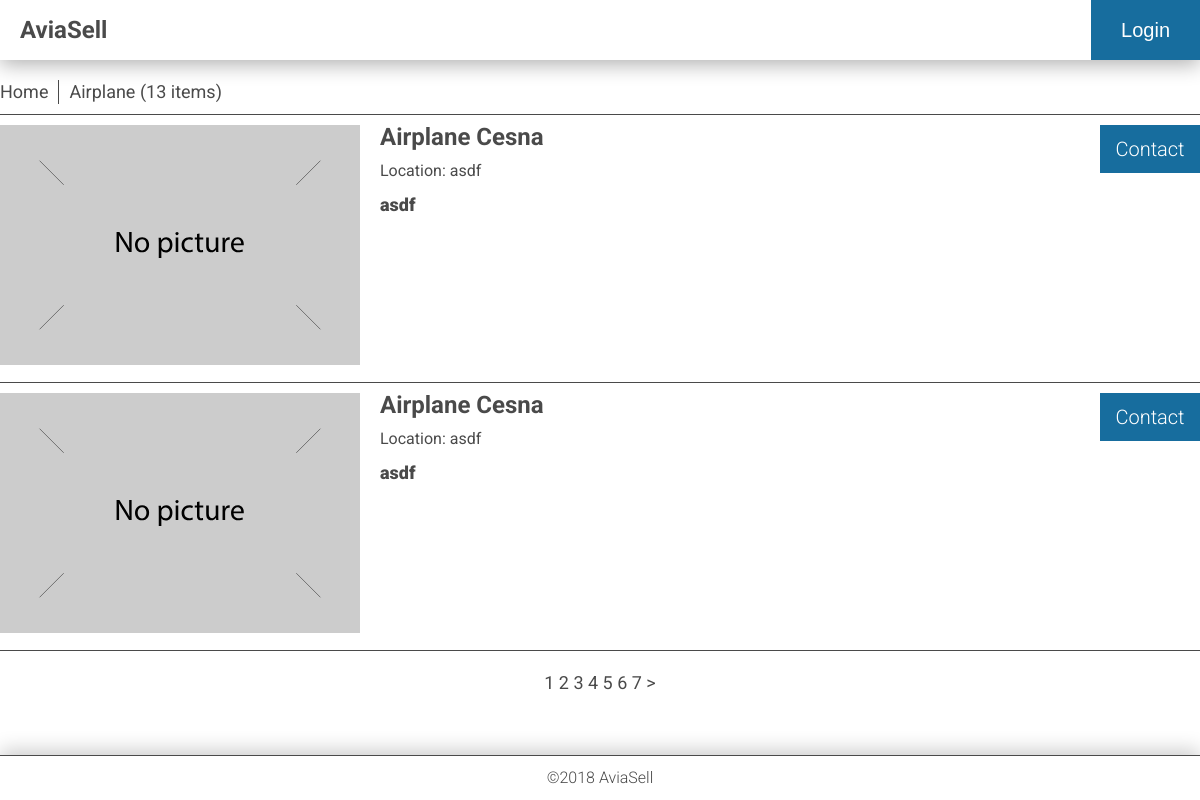
Screenshot of /category/airplane/1 with the database file from the repository.
### app/database_setup.py (models this page shows, shortened)
class Category(Base):
    __tablename__ = 'category'
    id = Column(Integer, primary_key=True)
    name = Column(String(250), nullable=False)
    picture = Column(String(250))
    description = Column(String(250))
    slug = Column(String(30), unique=True)

class User(Base):
    __tablename__ = 'user'
    id = Column(Integer, primary_key=True)
    name = Column(String(250), nullable=False)
    email = Column(String(250), nullable=False)
    picture = Column(String(250))

class CategoryItem(Base):
    __tablename__ = 'category_item'
    id = Column(Integer, primary_key=True)
    title = Column(String(80), nullable=False)
    description = Column(Text(), nullable=False)
    location = Column(String(250), nullable=False)
    picture = Column(String(250), nullable=False)
    price = Column(String(32), nullable=False)
    created_date = Column(DateTime, default=datetime.datetime.utcnow)
    category_id = Column(Integer, ForeignKey('category.id'))
    category = relationship(Category)
    user_id = Column(Integer, ForeignKey('user.id'))
    user = relationship(User)

### app/views/category.py (the view)
@webapp.route('/category/<string:category_slug>/<int:page>')
def getCategoryPage(category_slug, page):
    category = CategoryModel.getCategory(category_slug)
    if category:
        limitPerPage = 2
        countItems = ItemModel.itemsInCatCount(category.id)
        pageCount = math.ceil(countItems / limitPerPage)
        result = []
        items = ItemModel.getItemPage(category.id, page, limitPerPage)
        for item in items:
          result.append((item, UserModel.getUserEmail(item.user_id)))
        return render_template('category.html',
                               category_slug=category.slug,
                               items=result,
                               category_name=category.name,
                               pages=pageCount,
                               current_page=page,
                               total_items=countItems,
                               session=login_session)
    else:
        return render_template('404.html'), 404

### app/models/category.py (called while the page is built)
    def getCategory(categorySlug):
        result = session.query(Category).filter_by(slug=categorySlug).first()
        return result

### app/models/item.py (called while the page is built)
    def getItemPage(category_id, offset, limit):
        if offset == 1:
            offset = 0
        else:
            offset = (offset - 1) * limit
        result = session.query(CategoryItem)\
            .filter_by(category_id = category_id)\
            .order_by(CategoryItem.created_date.desc())\
            .offset(offset)\
            .limit(limit)\
            .all()
        return result

    def itemsInCatCount(category_id):
        result = session.query(CategoryItem).filter_by(category_id = category_id).count()
        return result

### app/models/user.py (called while the page is built)
    def getUserEmail(uid):
        result = session.query(User).filter_by(id=uid).one()
        return result.email

### app/templates/category.html (shortened to what this page needs)
{% extends "base.html" %}
{% block content %}
<div class="container">
    <nav>
        <ul>
            <li>
                <a href="{{ url_for('mainIndex') }}">
                    Home
                </a>
            </li>
            <li>
                {{category_name}}
                ({{total_items}}
                    {% if total_items == 1%}
                    item)
                    {% else %}
                    items)
                    {% endif %}
            </li>
        </ul>
    </nav>
    <ul class="itemsList">
        {% for item, email in items %}
        <li class="item">
            <a href="{{ url_for('readItem', category_slug = category_slug, item_id = item.id, item_name = item.title) }}">
                {% if item.picture %}
                    <img src="{{ url_for('uploaded_file', filename = item.picture) }}"
                         alt="{{ item.title }}">
                    </a>
                {% else %}
                    <img src="{{ url_for('static', filename='images/not-available.svg') }}"
                         alt="Picture is not available">
                    </a>
                {% endif %}
            <div class="itemInfo">
                <h2>
                    <a href="{{ url_for('readItem', category_slug = category_slug, item_id = item.id, item_name = item.title) }}">
                        {{ item.title }}
                    </a>
                </h2>
                <div class="location">
                    Location: {{ item.location }}
                </div>
                <div class="price">
                    {{ item.price }}
                </div>
            </div>
            {% if 'username' in session %}
                <div class="buttons">
                    <div class="button buy">
                        <a href="mailto:{{ email }}">
                            Contact
                        </a>
                    </div>
                </div>
            {% else %}
                <div class="buttons">
                    <div class="button buy">
                        <a href="{{ url_for('login') }}" onclick="alert('Please login to contact the owner');">
                            Contact
                        </a>
                    </div>
                </div>
            {% endif %}
        </li>
        {% endfor %}
    </ul>
    <div class="pagination">
        {% if pages > 1 %}
            {% for i in range(1, (pages+1)) %}
                {% if current_page == i %}
                    {{i}}
                {% else %}
                    <a href="{{ url_for('getCategoryPage', category_slug = category_slug, page = i) }}">
                      {{i}}
                    </a>
                {% endif %}
            {% endfor %}
        {% endif %}
        {% if current_page < pages %}
            <a href="{{ url_for('getCategoryPage', category_slug = category_slug, page = current_page+1) }}">
                &gt;
            </a>
        {% endif %}
    </div>
</div>
{% endblock %}

### app/static/css/main.css (style rules this page uses)
body,html { margin:0;padding:0;width:100%;height:100% }
embed,img,object,video { margin:0;padding:0;max-width:100% }
body { font-family:Roboto,sans-serif;font-size:16px;line-height:24px;display:-ms-grid;display:grid;-ms-grid-rows:60px auto 60px;grid-template-rows:60px auto 60px;color:#4a4a4a }
li,ul { list-style:none;padding:0;margin:0 }
a { text-decoration:none;color:#4a4a4a }
.container,main { max-width:100% }
.container { margin:20px }
nav { margin:20px 0 0;padding:0 0 10px;color:#4a4a4a;font-size:18px;border-bottom:1px solid #4a4a4a }
nav ul { display:-ms-flexbox;display:flex;-ms-flex-direction:row;flex-direction:row;-ms-flex-wrap:wrap;flex-wrap:wrap }
nav li:first-child { padding:0 10px 0 0 }
nav li { padding:0 10px;border-right:1px solid #4a4a4a }
nav li:last-child { border-right:0 solid #4a4a4a }
.itemsList,.itemsList .item { display:-ms-grid;display:grid }
.itemsList .item { -ms-grid-columns:minmax(100px,30%) auto 100px;grid-template-columns:minmax(100px,30%) auto 100px;padding:10px 0;border-bottom:1px solid #4a4a4a }
.itemsList .item .itemInfo { display:-ms-grid;display:grid;grid-auto-rows:max-content;padding:0 20px;margin:0;color:#4a4a4a }
.itemsList .item .itemInfo h2 { padding:0;margin:0 }
.itemsList .item .itemInfo .location { font-size:16px;padding:10px 0 }
.itemsList .item .itemInfo .price { font-size:18px;font-weight:900 }
.pagination { text-align:center;padding:20px 0 0;font-size:18px;font-weight:400 }
.buttons { display:-ms-grid;display:grid;grid-auto-rows:max-content;grid-gap:10px }
.buttons a { color:#fff }
.buttons .button { display:-ms-grid;display:grid;-ms-flex-align:center;align-items:center;color:#fff;height:48px;border:none;font-size:20px;font-weight:300;text-align:center }
.buttons .buy { background:#176d9e }
@media screen and (min-width:1200px) { .container { width:1200px;margin:0 auto } }

### rows the page displays
Category: name "Airplane"
User: shows a picture, title "Airplane Cesna", location "asdf", price "asdf"

### other values shown
{{ total_items }} "13"
{{ i }} "1"
{{ i }} "2" "3" "4" "5" "6" "7"
